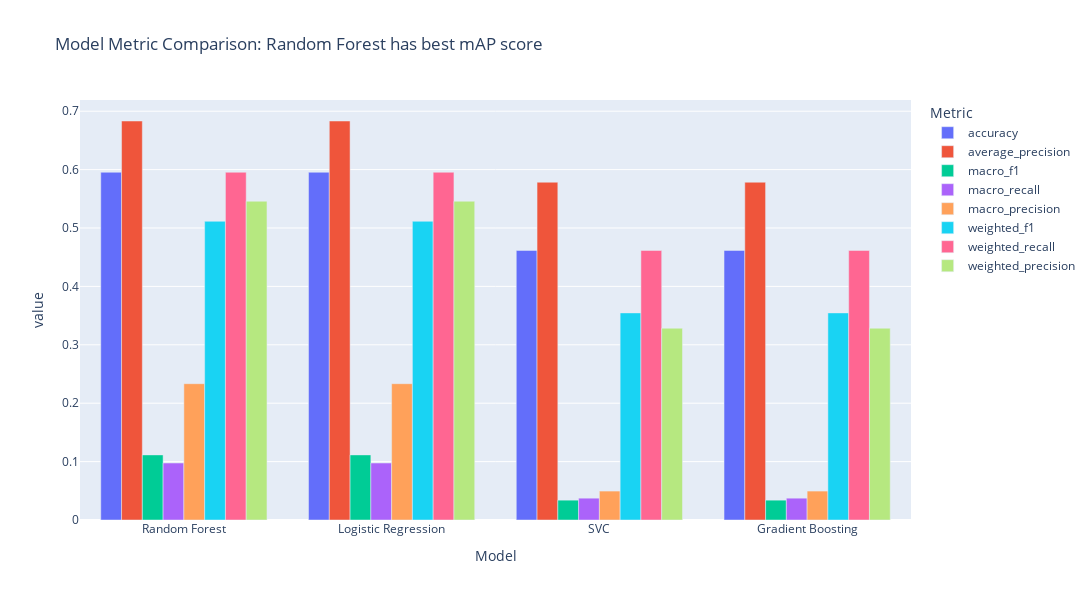

Notebook source saved alongside this figure:
### Code cell
fig = px.bar(
    metrics_df,
    x="model_name",
    y="value",
    color="metric",
    barmode="group",
    title="Model Metric Comparison: Random Forest has best mAP score",
    labels={"Value": "Score", "model_name": "Model", "metric": "Metric"},
)
fig.update_layout(width=1200, height=600, legend_title_text="Metric")
fig.show()

fig.write_image("images/model_metrics_comparison.png", width=1200, height=600)

### Figure 1 — Plotly figure (JSON) as saved in the notebook; plotly's stock layout.template omitted (floating-point values rounded to 4 significant figures)
{"data": [{"alignmentgroup": "True", "hovertemplate": "Metric=accuracy<br>Model=%{x}<br>value=%{y}<extra></extra>", "legendgroup": "accuracy", "marker": {"color": "#636efa", "pattern": {"shape": ""}}, "name": "accuracy", "offsetgroup": "accuracy", "orientation": "v", "showlegend": true, "textposition": "auto", "x": ["Random Forest", "Logistic Regression", "SVC", "Gradient Boosting"], "xaxis": "x", "y": [0.5955, 0.5955, 0.4616, 0.4616], "yaxis": "y", "type": "bar"}, {"alignmentgroup": "True", "hovertemplate": "Metric=average_precision<br>Model=%{x}<br>value=%{y}<extra></extra>", "legendgroup": "average_precision", "marker": {"color": "#EF553B", "pattern": {"shape": ""}}, "name": "average_precision", "offsetgroup": "average_precision", "orientation": "v", "showlegend": true, "textposition": "auto", "x": ["Random Forest", "Logistic Regression", "SVC", "Gradient Boosting"], "xaxis": "x", "y": [0.6832, 0.6832, 0.5784, 0.5784], "yaxis": "y", "type": "bar"}, {"alignmentgroup": "True", "hovertemplate": "Metric=macro_f1<br>Model=%{x}<br>value=%{y}<extra></extra>", "legendgroup": "macro_f1", "marker": {"color": "#00cc96", "pattern": {"shape": ""}}, "name": "macro_f1", "offsetgroup": "macro_f1", "orientation": "v", "showlegend": true, "textposition": "auto", "x": ["Random Forest", "Logistic Regression", "SVC", "Gradient Boosting"], "xaxis": "x", "y": [0.1115, 0.1115, 0.03398, 0.03398], "yaxis": "y", "type": "bar"}, {"alignmentgroup": "True", "hovertemplate": "Metric=macro_recall<br>Model=%{x}<br>value=%{y}<extra></extra>", "legendgroup": "macro_recall", "marker": {"color": "#ab63fa", "pattern": {"shape": ""}}, "name": "macro_recall", "offsetgroup": "macro_recall", "orientation": "v", "showlegend": true, "textposition": "auto", "x": ["Random Forest", "Logistic Regression", "SVC", "Gradient Boosting"], "xaxis": "x", "y": [0.09761, 0.09761, 0.03737, 0.03737], "yaxis": "y", "type": "bar"}, {"alignmentgroup": "True", "hovertemplate": "Metric=macro_precision<br>Model=%{x}<br>value=%{y}<extra></extra>", "legendgroup": "macro_precision", "marker": {"color": "#FFA15A", "pattern": {"shape": ""}}, "name": "macro_precision", "offsetgroup": "macro_precision", "orientation": "v", "showlegend": true, "textposition": "auto", "x": ["Random Forest", "Logistic Regression", "SVC", "Gradient Boosting"], "xaxis": "x", "y": [0.2334, 0.2334, 0.04954, 0.04954], "yaxis": "y", "type": "bar"}, {"alignmentgroup": "True", "hovertemplate": "Metric=weighted_f1<br>Model=%{x}<br>value=%{y}<extra></extra>", "legendgroup": "weighted_f1", "marker": {"color": "#19d3f3", "pattern": {"shape": ""}}, "name": "weighted_f1", "offsetgroup": "weighted_f1", "orientation": "v", "showlegend": true, "textposition": "auto", "x": ["Random Forest", "Logistic Regression", "SVC", "Gradient Boosting"], "xaxis": "x", "y": [0.5115, 0.5115, 0.3546, 0.3546], "yaxis": "y", "type": "bar"}, {"alignmentgroup": "True", "hovertemplate": "Metric=weighted_recall<br>Model=%{x}<br>value=%{y}<extra></extra>", "legendgroup": "weighted_recall", "marker": {"color": "#FF6692", "pattern": {"shape": ""}}, "name": "weighted_recall", "offsetgroup": "weighted_recall", "orientation": "v", "showlegend": true, "textposition": "auto", "x": ["Random Forest", "Logistic Regression", "SVC", "Gradient Boosting"], "xaxis": "x", "y": [0.5955, 0.5955, 0.4616, 0.4616], "yaxis": "y", "type": "bar"}, {"alignmentgroup": "True", "hovertemplate": "Metric=weighted_precision<br>Model=%{x}<br>value=%{y}<extra></extra>", "legendgroup": "weighted_precision", "marker": {"color": "#B6E880", "pattern": {"shape": ""}}, "name": "weighted_precision", "offsetgroup": "weighted_precision", "orientation": "v", "showlegend": true, "textposition": "auto", "x": ["Random Forest", "Logistic Regression", "SVC", "Gradient Boosting"], "xaxis": "x", "y": [0.5459, 0.5459, 0.3284, 0.3284], "yaxis": "y", "type": "bar"}], "layout": {"xaxis": {"anchor": "y", "domain": [0.0, 1.0], "title": {"text": "Model"}}, "yaxis": {"anchor": "x", "domain": [0.0, 1.0], "title": {"text": "value"}}, "legend": {"title": {"text": "Metric"}, "tracegroupgap": 0}, "title": {"text": "Model Metric Comparison: Random Forest has best mAP score"}, "barmode": "group", "width": 1200, "height": 600}}
